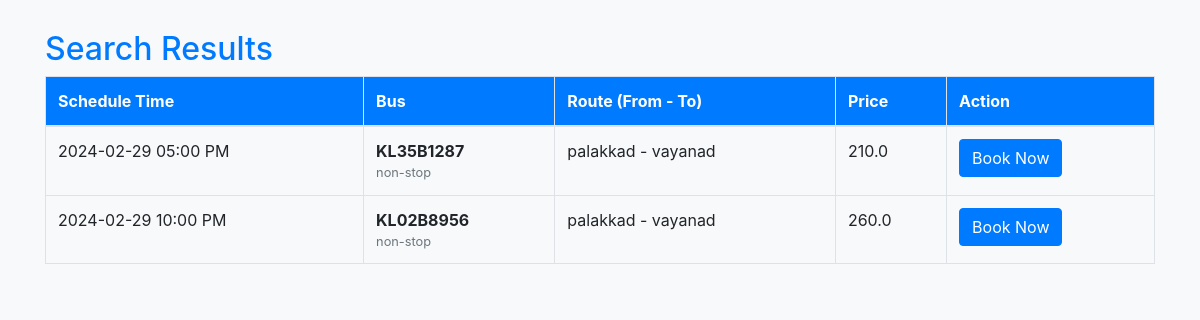
The app's page /schedule_view_page/2024-02-29/ with its own data.
### MainApp/models.py (models this page shows, shortened)
class Schedule(models.Model):
    code = models.CharField(max_length=100)
    bus = models.ForeignKey(Bus,on_delete=models.CASCADE)
    depart = models.ForeignKey(Location,on_delete=models.CASCADE, related_name='depart_location')
    destination = models.ForeignKey(Location,on_delete=models.CASCADE, related_name='destination')
    schedule= models.DateTimeField()
    fare= models.FloatField()
    status = models.CharField(max_length=2, choices=(('1','Active'),('2','Cancelled')), default=1)
    date_created = models.DateTimeField(default=timezone.now)
    date_updated = models.DateTimeField(auto_now=True)

class Bus(models.Model):
    category = models.ForeignKey(Category,on_delete=models.CASCADE, blank= True, null = True)
    bus_number = models.CharField(max_length=250)
    seats = models.FloatField(max_length=5, default=0)
    status = models.CharField(max_length=2, choices=(('1','Active'),('2','Inactive')), default=1)
    date_created = models.DateTimeField(default=timezone.now)
    date_updated = models.DateTimeField(auto_now=True)

class Category(models.Model):
    name = models.CharField(max_length=250)
    description = models.TextField()
    status = models.CharField(max_length=2, choices=(('1', 'Active'), ('2', 'Inactive')), default=1)
    date_created = models.DateTimeField(default=timezone.now)
    date_updated = models.DateTimeField(auto_now=True)
    def __str__(self):
        return self.name

class Location(models.Model):
    location = models.CharField(max_length=250)
    status = models.CharField(max_length=2, choices=(('1','Active'),('2','Inactive')), default=1)
    date_created = models.DateTimeField(default=timezone.now)
    date_updated = models.DateTimeField(auto_now=True)
    def __str__(self):
        return self.location

### MainApp/views.py (the view)
# urls.py: path('schedule_view_page/<str:journey_date>/', views.schedule_view_page, name='schedule_view_page'),
def schedule_view_page(request, journey_date):
    context = {}
    if request.method == 'GET':
        depart = request.GET.get('depart')
        destination = request.GET.get('destination')
        try:
            journey_date = timezone.datetime.strptime(journey_date, '%Y-%m-%d').date()
        except ValueError:
            raise Http404('Invalid journey date format.')
        schedules = Schedule.objects.filter(schedule__date=journey_date)
        if depart:
            schedules = schedules.filter(depart__location__icontains=depart)
        if destination:
            schedules = schedules.filter(destination__location__icontains=destination)
        unique_buses = {}
        for schedule in schedules:
            bus_number = schedule.bus.bus_number
            if bus_number not in unique_buses:
                unique_buses[bus_number] = schedule
        unique_schedules = list(unique_buses.values())
        context['schedules'] = unique_schedules
    return render(request, 'schedule_view_page.html', context)

### MainApp/templates/schedule_view_page.html (shortened to what this page needs)
{% load static %}{% load humanize %}
<!DOCTYPE html>
<html lang="en">
<head>
  <link href="https://maxcdn.bootstrapcdn.com/bootstrap/4.5.2/css/bootstrap.min.css" rel="stylesheet">
</head>
<body>
<div class="container">
  {% if schedules %}
    <h2>Search Results</h2>
    <table class="table">
      <thead>
        <tr>
          <th>Schedule Time</th>
          <th>Bus</th>
          <th>Route (From - To)</th>
          <th>Price</th>
          <th>Action</th>
        </tr>
      </thead>
      <tbody>
        {% for schedule in schedules %}
          <tr>
            <td>{{ schedule.schedule|date:"Y-m-d h:i A" }}</td>
            <td>
              <div class="bus-number">{{ schedule.bus.bus_number }}</div>
              <div class="category">{{ schedule.bus.category }}</div>
            </td>
            <td>{{ schedule.depart }} - {{ schedule.destination }}</td>
            <td>{{ schedule.fare|intcomma }}</td>
            <td>
              <a type="button" class="btn btn-primary" href="{% url 'seat_reservation' schedule.code schedule.id %}">Book Now</a>
            </td>
          </tr>
        {% endfor %}
      </tbody>
    </table>
  {% else %}
    <p class="no-schedules">No schedules found.</p>
  {% endif %}
</div>
</body>
</html>

### MainApp/templates/schedule_view_page.html (style rules this page uses)
body { background-color: #f8f9fa; }
.container { margin-top: 30px; }
h2 { color: #007bff; }
table { width: 100%; margin-bottom: 1rem; color: #212529; border-collapse: collapse; }
th, td { padding: 0.75rem; vertical-align: top; border: 1px solid #dee2e6; }
th { background-color: #007bff; color: #fff; }
.bus-number { font-weight: bold; }
.category { font-size: 0.8rem; color: #6c757d; }

### records on screen
Schedule: schedule "2024-02-29 05:00 PM", bus.bus_number "KL35B1287", bus.category "non-stop", depart "palakkad", destination "vayanad", fare "210.0"
Schedule: schedule "2024-02-29 10:00 PM", bus.bus_number "KL02B8956", bus.category "non-stop", depart "palakkad", destination "vayanad", fare "260.0"
